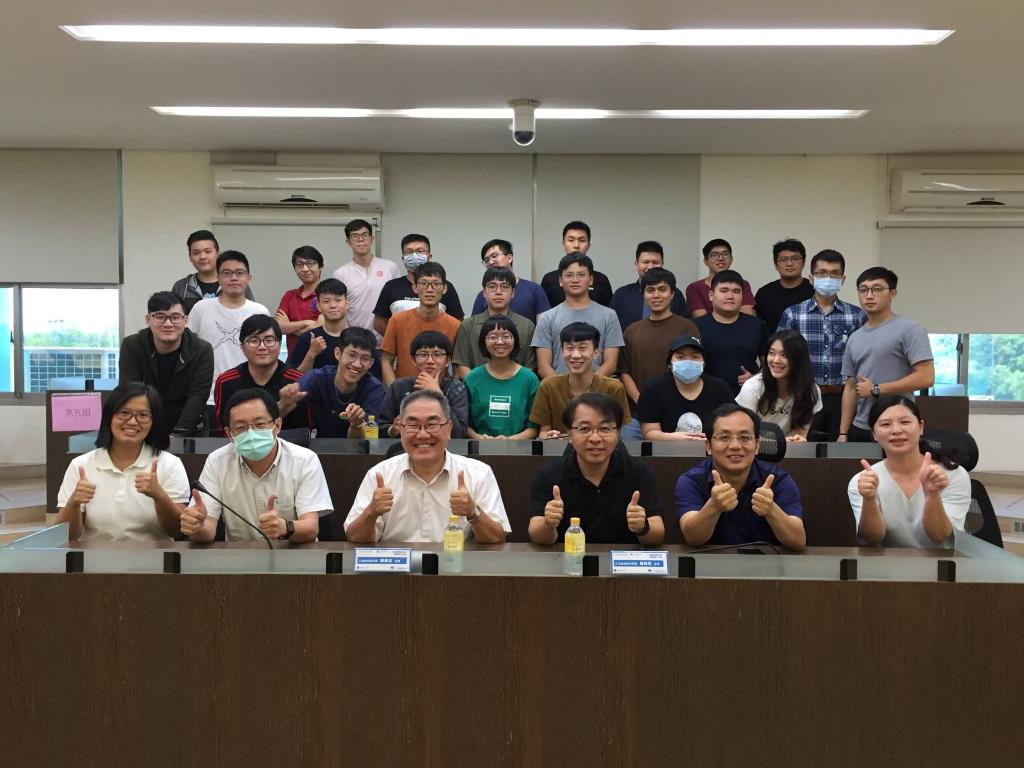
#> input picture Day4/test.jpg, 1024 x 768 px, found by its file name
$ python 'open_image(roi).py'
#> lines starting #> are read from the running program, lines starting #| are printed output that depends on the picture; after the words box and inside, x2 and y2 are one past the last pixel; in counts of white or black regions, pixels touching at a corner belong together
import numpy as np
import cv2
from matplotlib import pyplot as plt
img = cv2.imread("Day4/test.jpg", 1)
#> img is the input picture: shape (768, 1024, 3); mean B, G, R 90.1, 100.2, 109.6
px=img[100,100]
#> px = [114, 130, 137]
print(px)
#| [114 130 137]
print(img.shape)
#| (768, 1024, 3)
print(img.dtype)
#| uint8
img[100,100]=(0,0,0)
#> img: shape (768, 1024, 3); under 0.01% of pixels changed, all inside (x1, y1, x2, y2) = (100, 100, 101, 101)
camera=img[100:146,505:541]
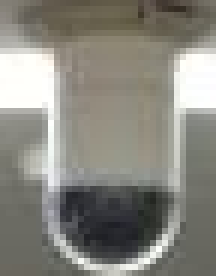
#> camera: shape (46, 36, 3) (shown 6 times larger); mean B, G, R 127.4, 135.4, 136.9
img[108:154,690:726]=camera
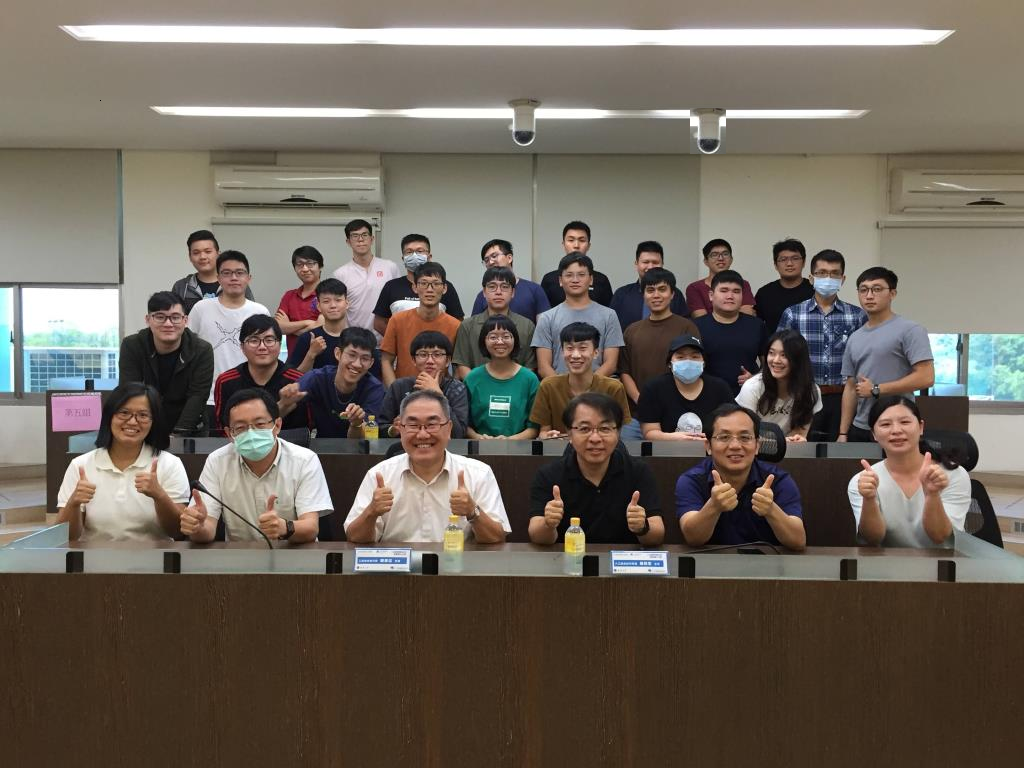
#> img: shape (768, 1024, 3); mean B, G, R 90.1, 100.2, 109.6
img1= cv2.cvtColor(img,cv2.COLOR_BGR2RGB)
cv2.putText(img1,"eleleleelelee",(0,0),cv2.FONT_HERSHEY_COMPLEX,1223,(255,255,255),300)
plt.imshow(img1)
plt.xticks([]), plt.yticks([]) # to hide tick values on X and Y axis plt.show()
plt.show()
# cv2.imshow("test",img)
# cv2.waitKey(0)
# cv2.destroyAllWindows()
